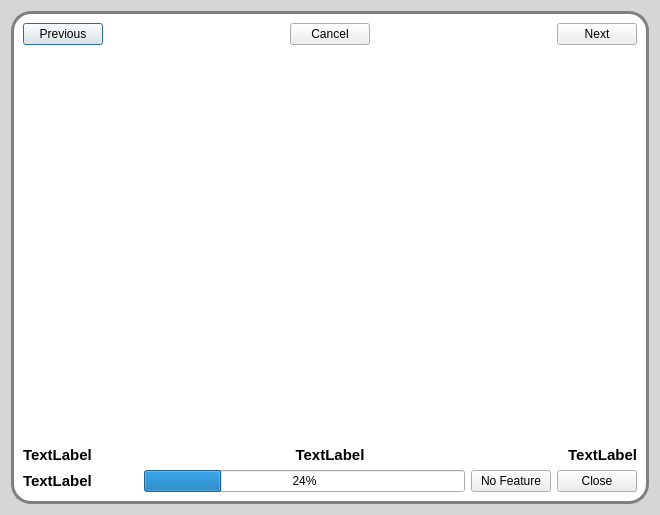
<?xml version="1.0" encoding="UTF-8"?>
<ui version="4.0">
 <class>ExecuteDialog</class>
 <widget class="QDialog" name="ExecuteDialog">
  <property name="geometry">
   <rect>
    <x>0</x>
    <y>0</y>
    <width>660</width>
    <height>515</height>
   </rect>
  </property>
  <property name="minimumSize">
   <size>
    <width>400</width>
    <height>300</height>
   </size>
  </property>
  <property name="windowTitle">
   <string>Analyzing</string>
  </property>
  <property name="styleSheet">
   <string notr="true">#ExecuteDialog{background:rgb(214, 214, 214);}
#ExecuteFrame {
border: 3px solid gray;
border-radius: 20px;
background: white;
}
QLineEdit {
padding: 1px;
border-style: solid;
border: 2px solid gray;
border-radius: 8px;
}


QLabel {
font-weight: bold;
font-size: 15px;
}

</string>
  </property>
  <layout class="QGridLayout" name="gridLayout">
   <item row="0" column="0">
    <widget class="QFrame" name="ExecuteFrame">
     <property name="frameShape">
      <enum>QFrame::StyledPanel</enum>
     </property>
     <property name="frameShadow">
      <enum>QFrame::Raised</enum>
     </property>
     <layout class="QVBoxLayout" name="verticalLayout">
      <item>
       <layout class="QHBoxLayout" name="horizontalLayout">
        <item>
         <widget class="QPushButton" name="previousButton">
          <property name="text">
           <string>Previous</string>
          </property>
          <property name="icon">
           <iconset resource="../../../immagini.qrc">
            <normaloff>:/Images/Images/Backward Arrow.png</normaloff>:/Images/Images/Backward Arrow.png</iconset>
          </property>
         </widget>
        </item>
        <item>
         <spacer name="horizontalSpacer">
          <property name="orientation">
           <enum>Qt::Horizontal</enum>
          </property>
          <property name="sizeHint" stdset="0">
           <size>
            <width>40</width>
            <height>20</height>
           </size>
          </property>
         </spacer>
        </item>
        <item>
         <widget class="QPushButton" name="cancelButton">
          <property name="text">
           <string>Cancel</string>
          </property>
          <property name="icon">
           <iconset resource="../../../immagini.qrc">
            <normaloff>:/Images/Images/StopIcon.png</normaloff>:/Images/Images/StopIcon.png</iconset>
          </property>
         </widget>
        </item>
        <item>
         <spacer name="horizontalSpacer_2">
          <property name="orientation">
           <enum>Qt::Horizontal</enum>
          </property>
          <property name="sizeHint" stdset="0">
           <size>
            <width>40</width>
            <height>20</height>
           </size>
          </property>
         </spacer>
        </item>
        <item>
         <widget class="QPushButton" name="nextButton">
          <property name="text">
           <string>Next</string>
          </property>
          <property name="icon">
           <iconset resource="../../../immagini.qrc">
            <normaloff>:/Images/Images/Forward Arrow.png</normaloff>:/Images/Images/Forward Arrow.png</iconset>
          </property>
         </widget>
        </item>
       </layout>
      </item>
      <item>
       <layout class="QVBoxLayout" name="verticalLayout_2" stretch="10,1">
        <item>
         <widget class="QVTKWidget" name="widget" native="true"/>
        </item>
        <item>
         <spacer name="verticalSpacer">
          <property name="orientation">
           <enum>Qt::Vertical</enum>
          </property>
          <property name="sizeHint" stdset="0">
           <size>
            <width>20</width>
            <height>40</height>
           </size>
          </property>
         </spacer>
        </item>
       </layout>
      </item>
      <item>
       <layout class="QHBoxLayout" name="horizontalLayout_2">
        <item>
         <widget class="QLabel" name="subjectsLabel">
          <property name="text">
           <string>TextLabel</string>
          </property>
         </widget>
        </item>
        <item>
         <widget class="QLabel" name="nameLabel">
          <property name="text">
           <string>TextLabel</string>
          </property>
          <property name="alignment">
           <set>Qt::AlignCenter</set>
          </property>
         </widget>
        </item>
        <item>
         <widget class="QLabel" name="statusLabel">
          <property name="text">
           <string>TextLabel</string>
          </property>
          <property name="alignment">
           <set>Qt::AlignRight|Qt::AlignTrailing|Qt::AlignVCenter</set>
          </property>
         </widget>
        </item>
       </layout>
      </item>
      <item>
       <layout class="QHBoxLayout" name="horizontalLayout_4">
        <item>
         <widget class="QLabel" name="currentLabel">
          <property name="text">
           <string>TextLabel</string>
          </property>
         </widget>
        </item>
        <item>
         <layout class="QHBoxLayout" name="horizontalLayout_3" stretch="1,7">
          <item>
           <spacer name="horizontalSpacer_3">
            <property name="orientation">
             <enum>Qt::Horizontal</enum>
            </property>
            <property name="sizeHint" stdset="0">
             <size>
              <width>40</width>
              <height>20</height>
             </size>
            </property>
           </spacer>
          </item>
          <item>
           <widget class="QProgressBar" name="progressBar">
            <property name="value">
             <number>24</number>
            </property>
            <property name="alignment">
             <set>Qt::AlignCenter</set>
            </property>
           </widget>
          </item>
         </layout>
        </item>
        <item>
         <widget class="QPushButton" name="noFeature">
          <property name="text">
           <string>No Feature</string>
          </property>
         </widget>
        </item>
        <item>
         <widget class="QPushButton" name="closeButton">
          <property name="text">
           <string>Close</string>
          </property>
         </widget>
        </item>
       </layout>
      </item>
     </layout>
    </widget>
   </item>
  </layout>
 </widget>
 <customwidgets>
  <customwidget>
   <class>QVTKWidget</class>
   <extends>QWidget</extends>
   <header>QVTKWidget.h</header>
   <container>1</container>
   <slots>
    <slot>sopenimage()</slot>
   </slots>
  </customwidget>
 </customwidgets>
 <resources>
  <include location="../../../immagini.qrc"/>
 </resources>
 <connections/>
</ui>
